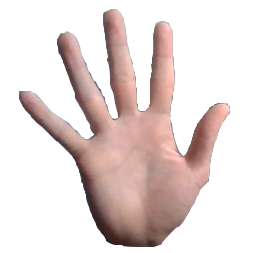
#> input picture images/hand_BGR_5_target.png, 254 x 253 px, found by its file name
$ python gestures_recognition_flann.py
#> lines starting #> are read from the running program, lines starting #| are printed output that depends on the picture; after the words box and inside, x2 and y2 are one past the last pixel; in counts of white or black regions, pixels touching at a corner belong together; pictures that were not available may be replaced by others from this repository, and a replacement may not be noted
#FLANN匹配器

from cv2 import cv2
import matplotlib.pyplot as plt
from time import clock

img1=cv2.imread('hand_BGR_5_target.png')
#> img1 is the input picture: shape (253, 254, 3); mean B, G, R 213.5, 216, 229.4
img2=cv2.imread('hand_BGR_5.png')
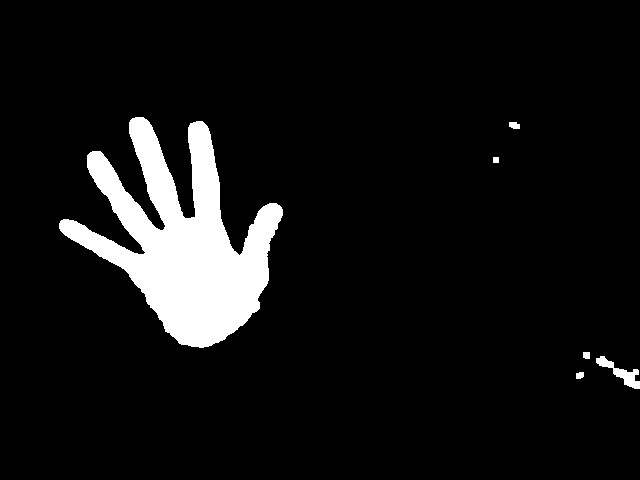
#> input picture images/hand_five_ori.png, 640 x 480 px, given in place of hand_BGR_5.png, which was not available
#> img2 is the input picture: shape (480, 640, 3); 7.5% white; 6 white regions, box (x1, y1, x2, y2) and area: (59, 117, 283, 348) 22499, (596, 356, 640, 389) 470, (509, 122, 520, 129) 65, (576, 372, 584, 379) 49, (583, 352, 590, 359) 47, (493, 157, 499, 163) 36

img1=cv2.cvtColor(img1,cv2.COLOR_BGR2GRAY)
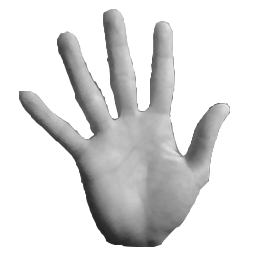
#> img1: shape (253, 254); min 32, max 255, mean 219.7
img2=cv2.cvtColor(img2,cv2.COLOR_BGR2GRAY)

FLANN_INDEX_LSH=6
indexParams=dict(algorithm=FLANN_INDEX_LSH,
                 table_number = 6, #12
                 key_size = 12,    #20
                 multi_probe_level = 1)#2
searchParams=dict(checks=100)

orb=cv2.ORB_create()

sta=clock()
kp1,des1=orb.detectAndCompute(img1,None)
#> kp1 = 269 keypoints; strongest (x, y, size): (92, 133, 31), (91, 133, 37.2), (117, 115, 31), (183, 153, 31)
kp2,des2=orb.detectAndCompute(img2,None)
#> kp2 = 433 keypoints; strongest (x, y, size): (497, 161, 37.2), (495, 157, 44.6), (495, 161, 44.6), (588, 353, 44.6)

flann=cv2.FlannBasedMatcher(indexParams,searchParams)
matches=flann.knnMatch(des1,des2,k=2)
#> matches = 269 matches
matchesMask=[[0,0] for i in range(len(matches))]
#> matchesMask = 269 pairs, first value 0 to 0, second value 0 to 0

for i in range(len(matches)):
    if len(matches[i])>=2:
        (m,n)=matches[i]
        if m.distance<0.7*n.distance:
            matchesMask[i]=[1,0]
#> after the loop, matchesMask = 269 pairs, first value 0 to 1, second value 0 to 0
fin=clock()

draw_params = dict(matchColor = (0,255,0),
                   singlePointColor = (255,0,0),
                   matchesMask = matchesMask,
                   flags = 0)
#> draw_params = 4 items

img3 = cv2.drawMatchesKnn(img1,kp1,img2,kp2,matches,None,**draw_params)
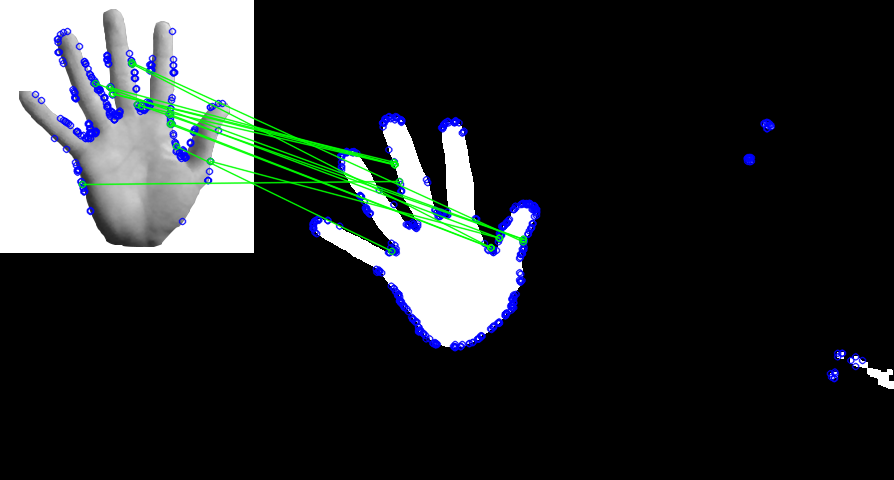
#> img3: shape (480, 894, 3); mean of channels 0, 1, 2 46.5, 45.8, 42.3; drawn as B, G, R

print(fin-sta)

cv2.imshow('sqwd',img3)
cv2.waitKey(0)
cv2.destroyAllWindows()
